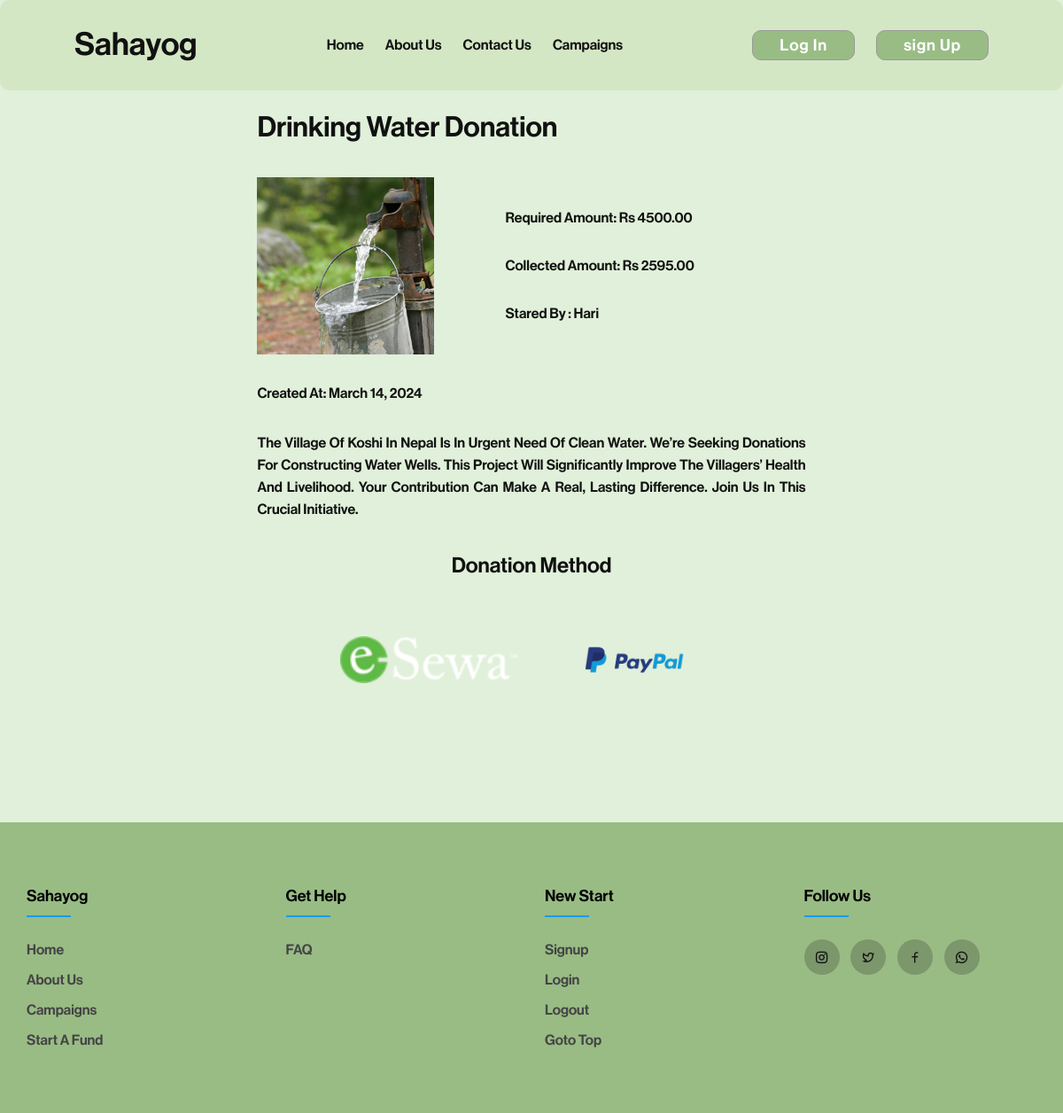
The app's page /campaign/drinking-water-donation/ with its own data.
### fundapp/models.py (models this page shows, shortened)
class AllFund(models.Model):
    user = models.ForeignKey(User, on_delete=models.CASCADE, related_name='user_campaign')
    sno = models.AutoField(primary_key=True)
    image = models.ImageField(upload_to="fundapp/images", default="upload-image")
    title = models.CharField(max_length=100)
    description = models.TextField(blank=True)
    campaignType = models.CharField(max_length=100)
    required = models.DecimalField(max_digits=19, decimal_places=10)
    have = models.DecimalField(max_digits=19, decimal_places=10, default=0)
    slug = models.CharField(max_length=130,unique=True, blank=True)
    timeStamp = models.DateField(auto_now_add=True, blank=True)

### fundapp/views.py (the view)
# urls.py: path('campaign/<str:slug>/', views.campaigndetails,name='campaindetails'),
def campaigndetails(request, slug):
    allfund = AllFund.objects.filter(slug=slug).first()
    context ={"allfund": allfund}
    return render(request, 'campaigndetails.html', context)

### templates/campaigndetails.html (shortened to what this page needs)
{% extends "base.html" %}
{% block stylesheet %}
<link rel="stylesheet" href="/static/css/campaigndetails.css">
{% endblock stylesheet %}
{% block content %}
<div id="main">
    <form class="campaign-details">
        <h1>{{allfund.title}}</h1>
        <div>
            <div class="img-wrap">
                <img src="{{allfund.image.url}}" alt="">
            </div>
            <div>
                <h4>required amount: <span>Rs {{allfund.required|floatformat:2}}</span> </h4>
                <h4>collected amount: <span>Rs {{allfund.have|floatformat:2}}</span></h4>
                <h4>stared by : <span>{{allfund.user}}</span></h4>
            </div>
        </div>
        <div>
            created at: <span> {{allfund.timeStamp}}</span>
        </div>
        <p>
            {{allfund.description}}
        </p>
        <div>
            <h2>donation method</h2>
            <div>
                <a href="/campaign/{{allfund.slug}}/esewasahayog/">
                    <img src="/static/images/esewa_logo.png"alt="">
                </a>
                <a href="/campaign/{{allfund.slug}}/paypalone/">
                    <img src="/static/images/Pay-pal.webp"
                        alt="">
                </a>
            </div>
        </div>
    </form>
</div>
{% endblock content %}

### static/css/style.css (style rules this page uses)
* { margin: 0; padding: 0; list-style: none; text-decoration: none; box-sizing: border-box; color: #111; font-family: saikripa; scroll-behavior: smooth; }
html, body { height: 100%; width: 100%; position: relative; background: #E1F0DA; }
img { height: 100%; width: 100%; object-fit: cover; background: lightgray; }
#main { position: relative; padding: 10vw 7vw; min-height: 80vh; transition: .3s ease-in-out; }

### static/css/footer.css (style rules this page uses)
:root { --footer-background:#99BC85; }
body { line-height: 1.5; font-family: 'Poppins', sans-serif; }
* { margin:0; padding:0; box-sizing: border-box; }

### static/css/campaigndetails.css (style rules this page uses)
form { width: 60%; display: flex; flex-direction: column; gap: 2rem; margin: 0 auto; text-transform: capitalize; }
form div:nth-child(2) { display: flex; justify-content: flex-start; gap: 5rem; flex-direction: row; }
form div:nth-child(2) div:nth-child(1) { height: 200px; width: 200px; }
img { object-fit: cover; background: none; height: 100%; width: 100%; }
form div:nth-child(2) div:nth-child(2) { display: flex; flex-direction: column; height: 200px; width: 40%; text-transform: capitalize; gap: 30px; align-items: flex-start; justify-content: center; }
form p:nth-child(4) { text-align: justify; line-height: 25px; }
form div:nth-child(5) { display: flex; flex-direction: column; gap: 2rem; }
form div:nth-child(5) h2 { text-align: center; }
form div:nth-child(5) div:nth-child(2) { display: flex; justify-content: center; gap: 2rem; }
form div:nth-child(5) img { width: 200px; height: auto; object-fit: contain; aspect-ratio: 16 / 9; }

### records on screen
AllFund: title "Drinking Water Donation", image (picture), required "4500.00", have "2595.00", user "Hari", timeStamp "March 14, 2024", description "The Village Of Koshi In Nepal Is In Urgent Need Of Clean Water. We’re Seeking Donations For Constructing Water Wells. This Project Will Significantly Improve The Villagers’ Health And Livelihood. Your Contribution Can Make A Real, Lasting Difference. Join Us In This Crucial Initiative."
